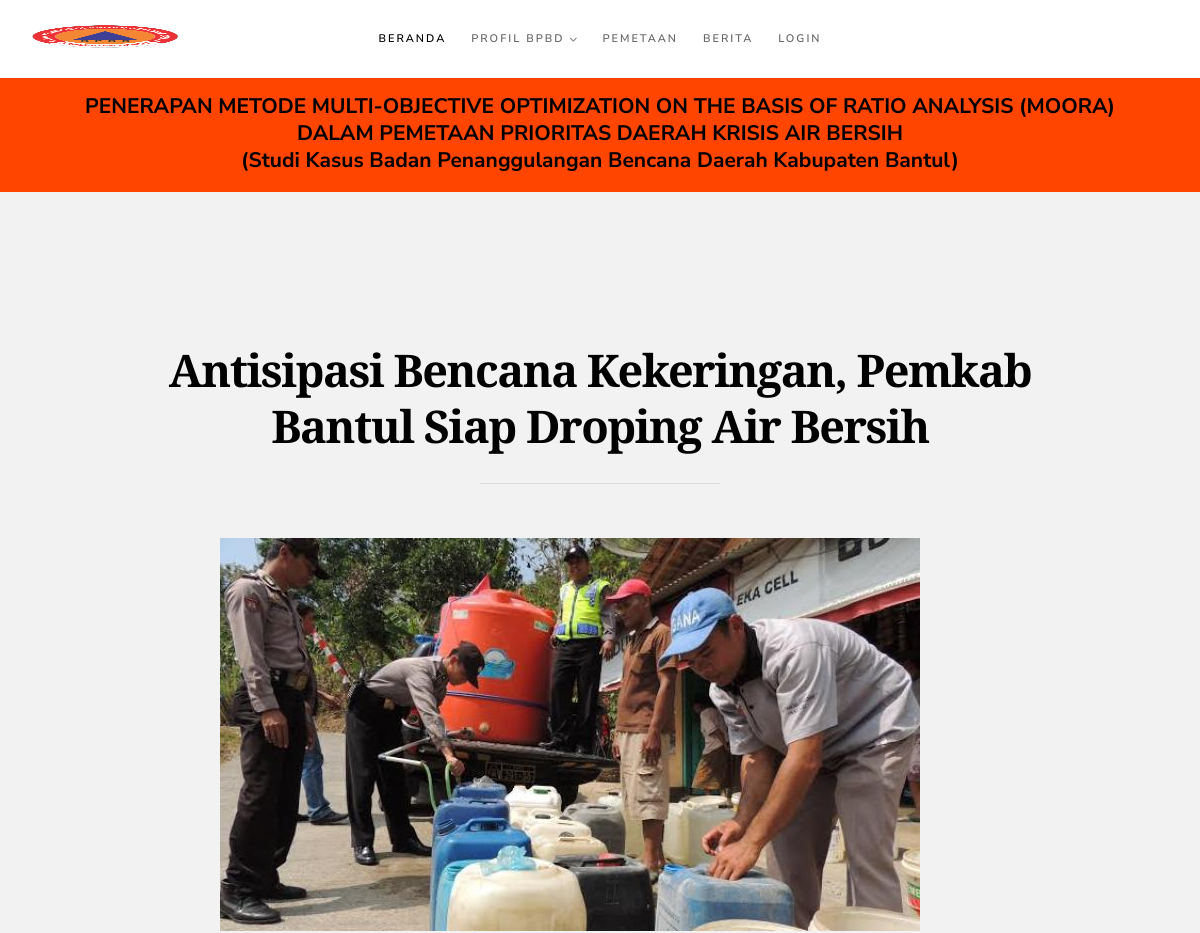
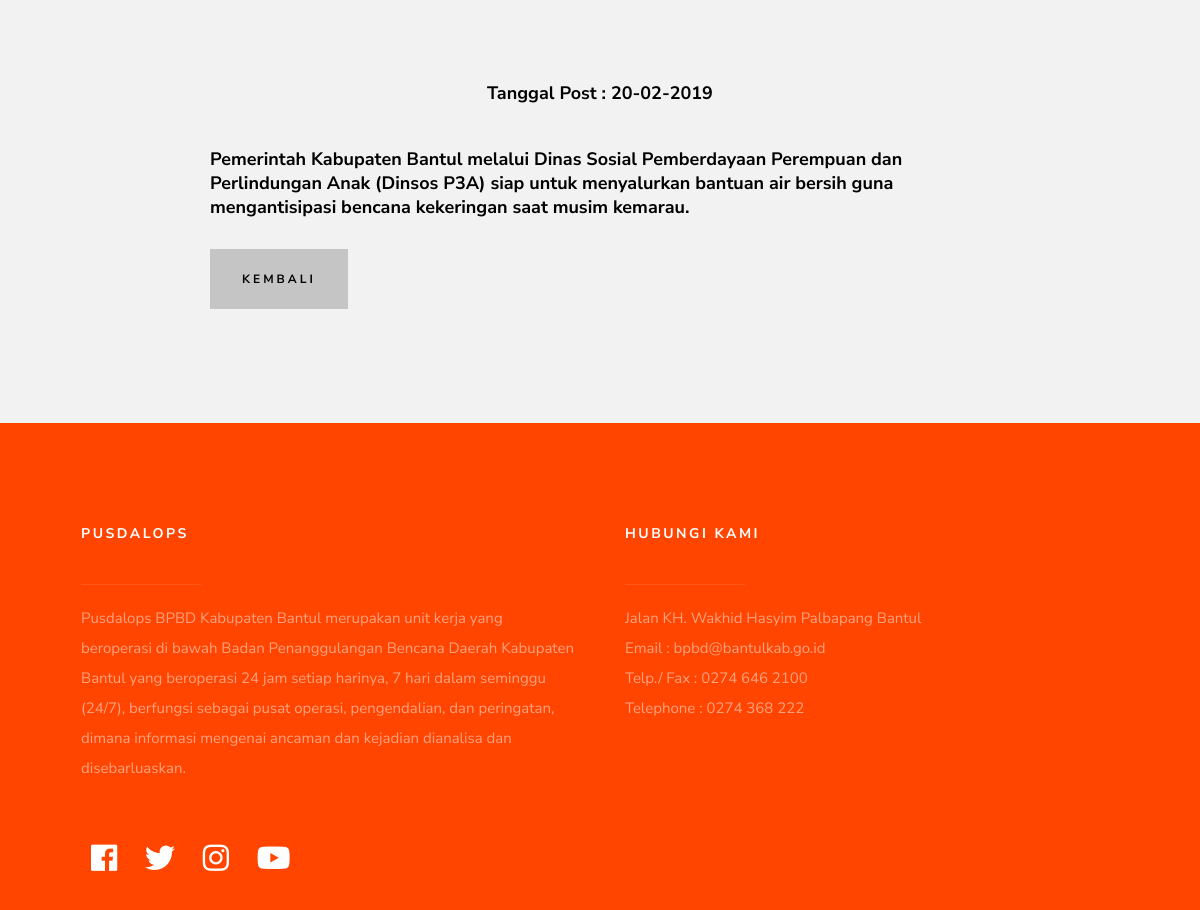
/?hal=isi_berita&id=B1, run on the app's committed database (2 pictures, top to bottom).
### tables this page shows
CREATE TABLE IF NOT EXISTS `berita` (
  `id_berita` varchar(50) NOT NULL,
  `judul_berita` varchar(200) NOT NULL,
  `tanggal` date NOT NULL,
  `isi` text NOT NULL,
  `gambar` varchar(200) NOT NULL
);

### setting/crud.php (called while the page is built, shortened)
<?php
  function ArrayData($conn,$table,$kondisi){
    $row = $conn->query("Select * from $table where $kondisi")->fetch_assoc();
    return $row;
  }
?>

### isi_berita.php (the view)
<?php
$kode=$_GET['id'];
extract(ArrayData($koneksi,"berita","id_berita='$kode'"));
?>
    <div class="row narrow">
        <div class="col-full s-content__header">
            <h2 class="display-1 display-1--with-line-sep"> <?php echo $judul_berita;?> </h2>
        </div>
    </div>
    <div class="row">
        <div class="col-full s-content__main">
            <form>
                <div style="text-align: center;">
                    <img src="uploaded/berita/<?php echo $gambar;?>" height="800">
                    <h5>Tanggal Post : <?php echo date('d-m-Y', strtotime($tanggal));?></h5>
                </div>
                <div class="font-icon-detail text-justify"><p>
                     <h5><p><?php echo $isi;?><p></h5></p>
                </div>
                <button type="button" onclick="location.href='index.php?hal=berita'" class="btn btn-success">Kembali</button>
            </form>
        </div>
    </div>

### css/main.css (style rules this page uses)
html { font-size: 10px; }
html, body { height: 100%; }
body { background: #111860; font-family: "Nunito Sans", sans-serif; font-size: 1.8rem; font-style: normal; font-weight: normal; line-height: 1.8333; color: rgba(0, 0, 0, 0.8); margin: 0; padding: 0; }
h1, h2, h3, h4, h5, h6, .h1, .h2, .h3, .h4, .h5, .h6 { font-family: "Nunito Sans", sans-serif; font-weight: 700; color: #000000; text-rendering: optimizeLegibility; }
h1, .h1, h2, .h2, h3, .h3, h4, .h4 { margin-top: 6rem; margin-bottom: 1.8rem; }
h5, .h5, h6, .h6 { margin-top: 4.2rem; margin-bottom: 1.5rem; }
h2, .h2 { font-size: 3rem; line-height: 1.3; }
h5, .h5 { font-size: 1.8rem; line-height: 1.333; }
button, .btn { margin-bottom: 1.2rem; }
input, textarea, select, pre, figure, table, p, ul, ol, dl, form, .video-container, .cl-custom-select { margin-bottom: 3rem; }
::placeholder { color: rgba(0, 0, 0, 0.4); }
.btn, button, input[type="submit"], input[type="reset"], input[type="button"] { display: inline-block; font-family: "Nunito Sans", sans-serif; font-weight: 700; font-size: 1.2rem; text-transform: uppercase; letter-spacing: .3rem; height: 6rem; line-height: 5.6rem; padding: 0 3rem; margin: 0 .3rem 1.2rem 0; color: #000000; text-decoration: none; text-align: center; white-space: nowrap; cursor: pointer; -webkit-transition: all 0.3s ease-in-out; transition: all 0.3s ease-in-out; background-color: #c5c5c5; border: .2rem solid #c5c5c5; }
.narrow { max-width: 1000px; }
.display-1 { font-family: "Libre Baskerville", serif; font-size: 4.8rem; line-height: 1.25; letter-spacing: -.15rem; margin-top: 0; }
.display-1--with-line-sep { position: relative; padding-bottom: 3rem; margin-bottom: 2.4rem; }
.display-1--with-line-sep::before { content: ""; display: block; height: 1px; width: 240px; background-color: rgba(0, 0, 0, 0.1); position: absolute; left: 50%; bottom: 0; -webkit-transform: translate3d(-50%, 0, 0); -ms-transform: translate3d(-50%, 0, 0); transform: translate3d(-50%, 0, 0); }
@media only screen and (max-width:1200px) { .display-1 { font-size: 4.5rem; } }
.s-content--narrow .row { max-width: 1000px; }
.s-content__header { text-align: center; position: relative; }
.s-content__main, .entry__main { padding-left: 7rem; padding-right: 7rem; }
.s-content__main img, .entry__main img { max-width: 1000px; margin: 3rem 0 3rem -7rem; }
@media only screen and (max-width:1200px) { .s-content--narrow .row { max-width: 900px; } }
@media only screen and (max-width:1200px) { .s-content__main, .entry__main { padding-left: 6rem; padding-right: 6rem; } }
@media only screen and (max-width:1200px) { .s-content__main img, .entry__main img { max-width: 900px; margin: 3rem 0 3rem -6rem; } }

### data on the page
berita: judul_berita "Antisipasi Bencana Kekeringan, Pemkab Bantul Siap Droping Air Bersih", gambar (picture), tanggal "20-02-2019", isi "Pemerintah Kabupaten Bantul melalui Dinas Sosial Pemberdayaan Perempuan dan Perlindungan Anak (Dinsos P3A) siap untuk menyalurkan bantuan air bersih guna mengantisipasi bencana kekeringan saat musim kemarau."
